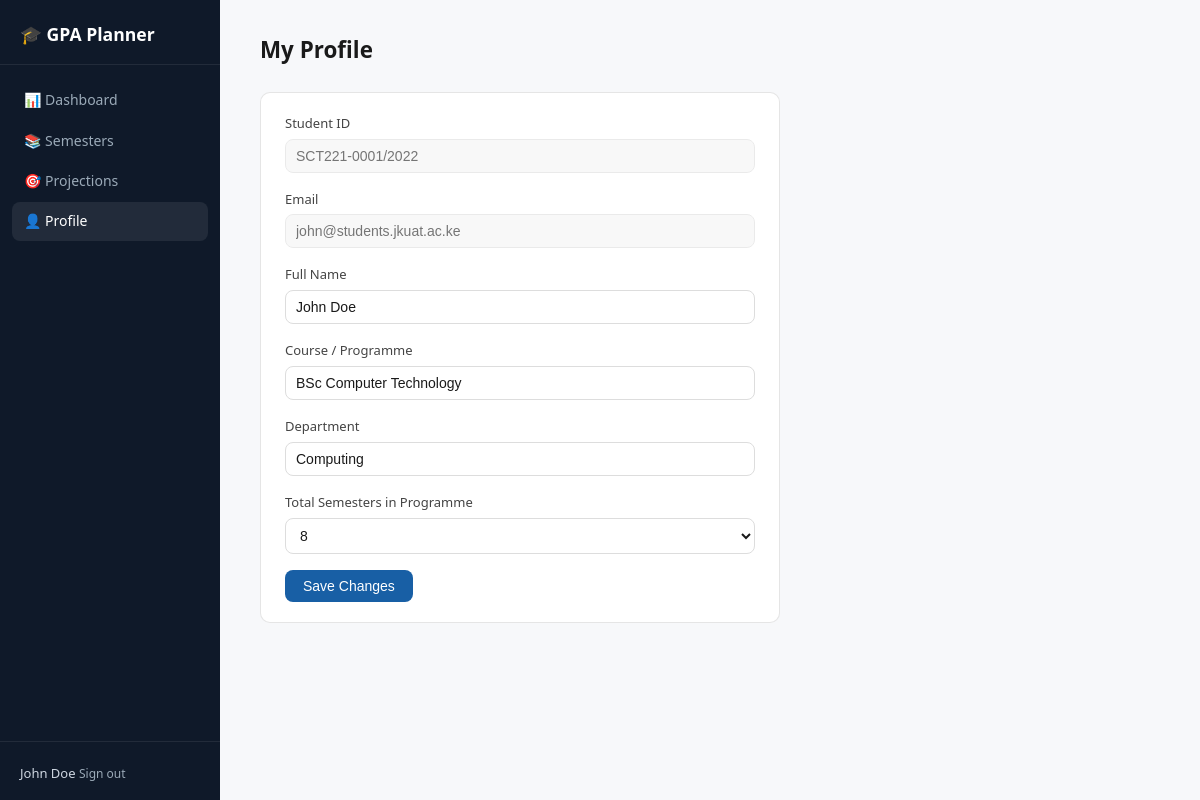
The app's page /pages/profile.php (signed in) with its own data.
### tables this page shows
CREATE TABLE IF NOT EXISTS students (
    id INT AUTO_INCREMENT PRIMARY KEY,
    student_id VARCHAR(20) UNIQUE NOT NULL,
    full_name VARCHAR(100) NOT NULL,
    email VARCHAR(100) UNIQUE NOT NULL,
    password_hash VARCHAR(255) NOT NULL,
    course VARCHAR(100),
    department VARCHAR(100),
    total_semesters INT DEFAULT 8,
    created_at TIMESTAMP DEFAULT CURRENT_TIMESTAMP
);

### includes/db.php (called while the page is built, shortened)
<?php
class Database {
    private static $instance = null;
    private $conn;
    private function __construct() {
        $this->conn = new mysqli(DB_HOST, DB_USER, DB_PASS, DB_NAME);
        $this->conn->set_charset('utf8mb4');
    }
    public static function getInstance() {
        if (!self::$instance) {
            self::$instance = new Database();
        }
        return self::$instance;
    }
    public function query($sql, $types = '', ...$params) {
        $stmt = $this->conn->prepare($sql);
        if ($types && $params) {
            $stmt->bind_param($types, ...$params);
        }
        $stmt->execute();
        $result = $stmt->get_result();
        if ($result) {
            $rows = $result->fetch_all(MYSQLI_ASSOC);
            return $rows;
        }
        $affected = $stmt->affected_rows;
        $insert_id = $stmt->insert_id;
        return ['affected' => $affected, 'insert_id' => $insert_id];
    }
}

### pages/profile.php (the view, shortened to what this page needs)
<?php
require_once '../includes/db.php';
$db        = Database::getInstance();
$studentId = $_SESSION['student_id'];
$student   = $db->query('SELECT * FROM students WHERE id = ?', 'i', $studentId)[0] ?? [];
?>
<!DOCTYPE html>
<html lang="en">
<head>
<link rel="stylesheet" href="../css/style.css">
</head>
<body>
<div class="layout">
<aside class="sidebar">
    <div class="sidebar-logo">🎓 GPA Planner</div>
    <nav class="sidebar-nav">
        <a href="../dashboard.php" class="nav-link">📊 Dashboard</a>
        <a href="semesters.php" class="nav-link">📚 Semesters</a>
        <a href="projections.php" class="nav-link">🎯 Projections</a>
        <a href="profile.php" class="nav-link active">👤 Profile</a>
    </nav>
    <div class="sidebar-footer">
        <span><?= htmlspecialchars($_SESSION['student_name']) ?></span>
        <a href="../logout.php" class="btn-logout">Sign out</a>
    </div>
</aside>
<main class="main-content">
    <div class="page-header"><h2>My Profile</h2></div>
    <div class="card" style="max-width:520px;">
        <form method="POST" action="profile.php">
            <div class="form-group">
                <label>Student ID</label>
                <input type="text" value="<?= htmlspecialchars($student['student_id']) ?>" disabled style="opacity:.6;">
            </div>
            <div class="form-group">
                <label>Email</label>
                <input type="text" value="<?= htmlspecialchars($student['email']) ?>" disabled style="opacity:.6;">
            </div>
            <div class="form-group">
                <label>Full Name</label>
                <input type="text" name="full_name" value="<?= htmlspecialchars($student['full_name']) ?>" required>
            </div>
            <div class="form-group">
                <label>Course / Programme</label>
                <input type="text" name="course" value="<?= htmlspecialchars($student['course'] ?? '') ?>">
            </div>
            <div class="form-group">
                <label>Department</label>
                <input type="text" name="department" value="<?= htmlspecialchars($student['department'] ?? '') ?>">
            </div>
            <div class="form-group">
                <label>Total Semesters in Programme</label>
                <select name="total_semesters">
                    <?php for ($i = 6; $i <= 12; $i++): ?>
                    <option value="<?= $i ?>" <?= ($student['total_semesters'] ?? 8) == $i ? 'selected' : '' ?>><?= $i ?></option>
                    <?php endfor; ?>
                </select>
            </div>
            <button type="submit" class="btn btn-primary">Save Changes</button>
        </form>
    </div>
</main>
</div>
</body>
</html>

### css/style.css (style rules this page uses)
*, *::before, *::after { box-sizing: border-box; margin: 0; padding: 0; }
:root { --primary: #185FA5; --primary-light: #E6F1FB; --danger: #E24B4A; --success: #1D9E75; --warning: #BA7517; --bg: #F7F8FA; --surface: #FFFFFF; --border: rgba(0,0,0,0.1); --text: #1a1a1a; --text-muted: #6b7280; --sidebar-w: 220px; --radius: 10px; }
body { font-family: 'Segoe UI', system-ui, sans-serif; background: var(--bg); color: var(--text); font-size: 15px; line-height: 1.6; }
.layout { display: flex; min-height: 100vh; }
.sidebar { width: var(--sidebar-w); background: #0f1929; color: #cdd5e0; display: flex; flex-direction: column; flex-shrink: 0; position: sticky; top: 0; height: 100vh; }
.sidebar-logo { padding: 1.25rem 1.25rem 1rem; font-size: 1.1rem; font-weight: 700; color: #fff; border-bottom: 1px solid rgba(255,255,255,0.08); }
.sidebar-nav { flex: 1; padding: 1rem 0.75rem; display: flex; flex-direction: column; gap: 2px; }
.nav-link { display: block; padding: 8px 12px; border-radius: 8px; text-decoration: none; color: #9baab8; font-size: 14px; transition: background 0.15s, color 0.15s; }
.nav-link:hover, .nav-link.active { background: rgba(255,255,255,0.08); color: #fff; }
.sidebar-footer { padding: 1rem 1.25rem; border-top: 1px solid rgba(255,255,255,0.08); font-size: 13px; }
.btn-logout { display: inline-block; margin-top: 6px; font-size: 12px; color: #9baab8; text-decoration: none; }
.main-content { flex: 1; padding: 2rem 2.5rem; max-width: 900px; }
.page-header { display: flex; align-items: center; gap: 12px; margin-bottom: 1.5rem; flex-wrap: wrap; }
.page-header h2 { font-size: 1.4rem; font-weight: 600; }
.card { background: var(--surface); border: 1px solid var(--border); border-radius: var(--radius); padding: 1.25rem 1.5rem; margin-bottom: 1.25rem; }
.btn { display: inline-block; padding: 8px 18px; border-radius: 8px; font-size: 14px; font-weight: 500; cursor: pointer; border: none; text-decoration: none; transition: opacity 0.15s, transform 0.1s; }
.btn-primary { background: var(--primary); color: #fff; }
.form-group { display: flex; flex-direction: column; gap: 5px; margin-bottom: 1rem; }
.form-group label { font-size: 13px; font-weight: 500; color: #444; }
input[type=text], input[type=email], input[type=password], input[type=number], select, textarea { width: 100%; padding: 8px 10px; border: 1px solid #ddd; border-radius: 8px; font-size: 14px; background: #fff; color: var(--text); outline: none; transition: border 0.15s; }
input:disabled { background: #f5f5f5; }

### records on screen
students: student "SCT221-0001/2022", email "john@students.jkuat.ac.ke", full_name "John Doe", course "BSc Computer Technology", department "Computing", total_semesters "8"

### other values on screen
$_SESSION['student_name'] "John Doe"
